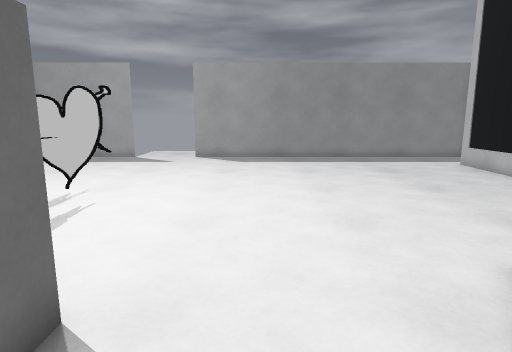
View 1 (above)

17 first-person views from a walk through a level from a Godot 3-D game. The camera is 1.3 m above the floor, tilts 10° down and sees 75° across. The floor is counted in squares, 0.5 m on a side. Each view is taken from the middle of a square. On the plan, view 1 faces up. The plan holds only what a view shows up to about 20 squares ahead; the rest is blank. Flat picture figures and markers are left out.

View 2
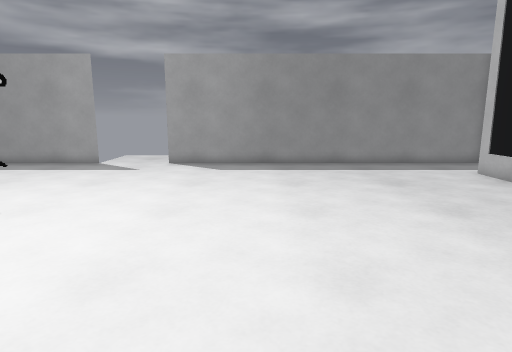

View 3
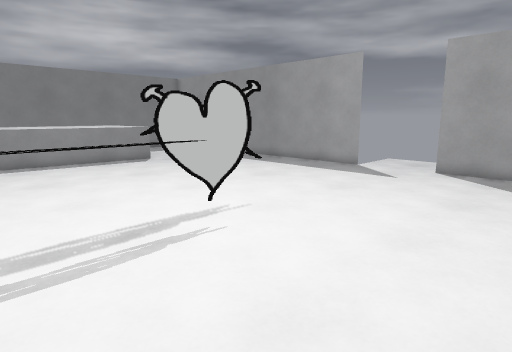

View 4
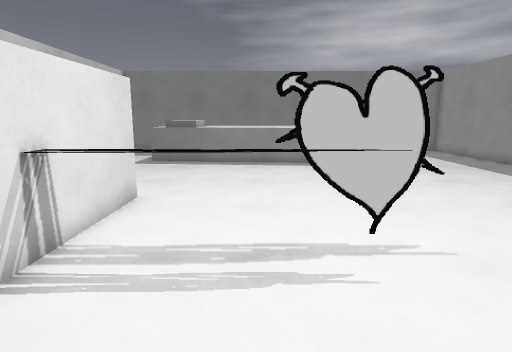

View 5
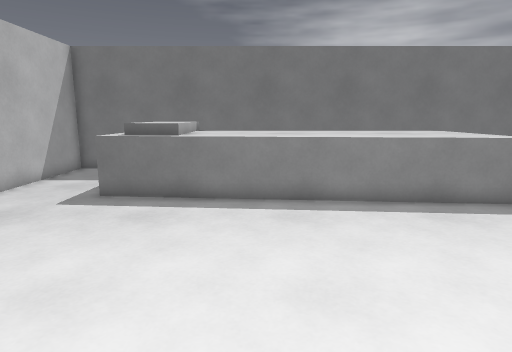

View 6
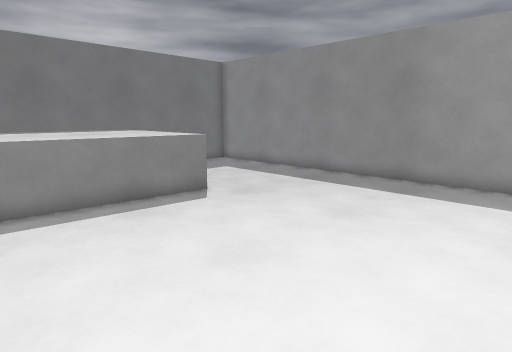

View 7
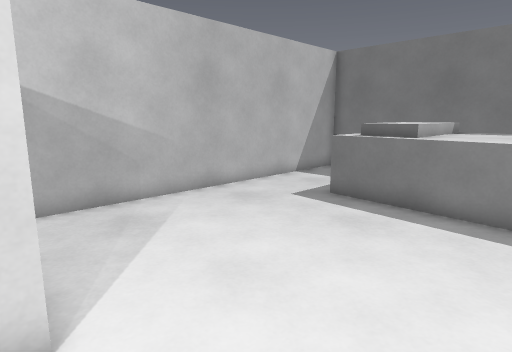

View 8
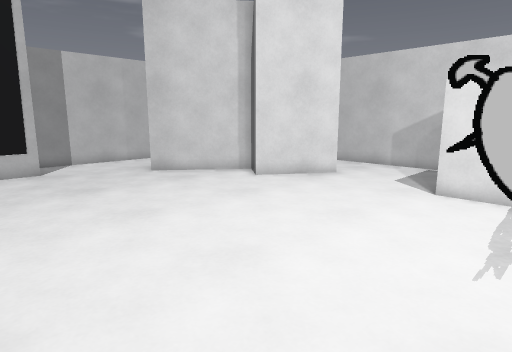

View 9
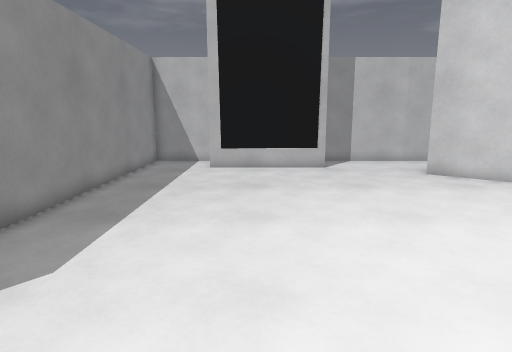

View 10
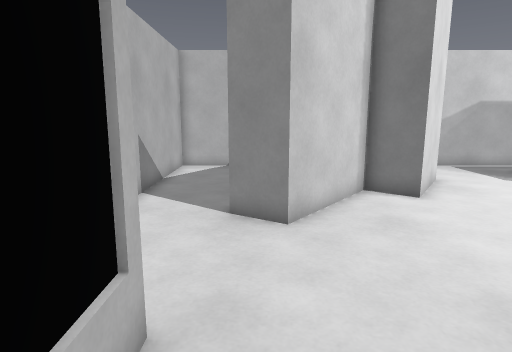

View 11
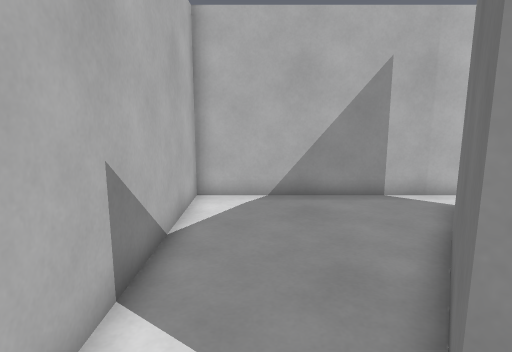

View 12
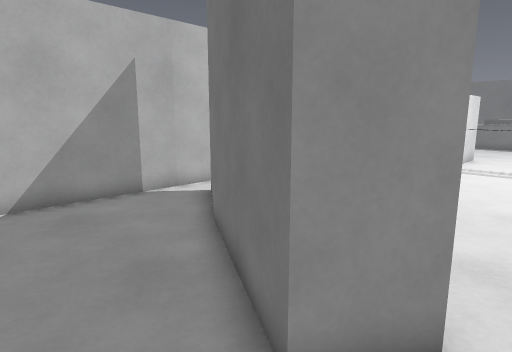

View 13
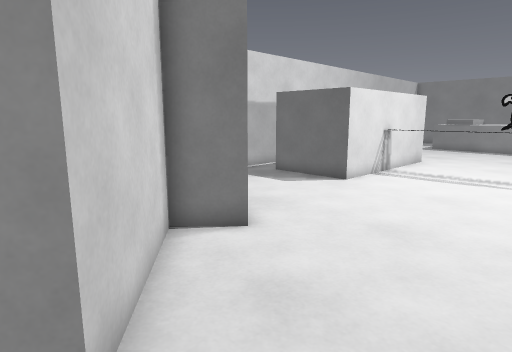

View 14
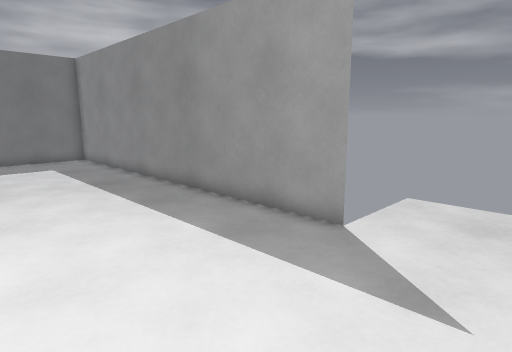

View 15
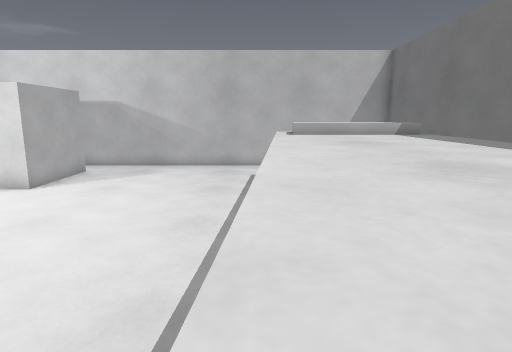

View 16
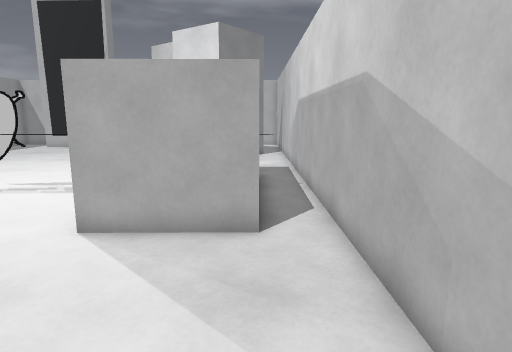

View 17
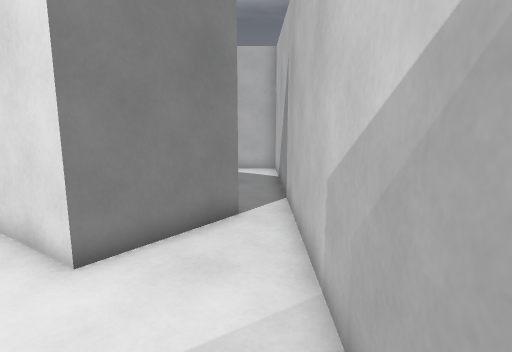

### Floor plan
Key: @ floor where view 1 was taken; # wall or solid block; . floor; ^ raised ledge; S shield.
Columns run from 26 left of view 1 to 14 right of it. Each row starts with its distance up from view 1.
 25                    ...
 24                    ...
 23                    ...
 22 ###################...###################
 21 #.......................................#
 20 #.......................................#
 19 #.......................................#
 18 #....................................##
 17 #   .................................##
 16 #     ...............................#
 15 #^^^^^^^.............................#
 14 #^^^^^^^.............................##
 13 #^^^^^^^.............................##
 12 #^^^^^^^................................#
 11 #^^^^^^^................................#
 10 #^^^^^^^............S...................#
  9 #^^^^^^^................................#
  8 #^^^^^^............................##...#
  7 #^^^^^^...........................###...#
  6 #^^^^^^..........................####...#
  5 #^^^^^^.......................##.####...#
  4 #^^^^^^........#^^^^^^^^#....#######....#
  3 # ^^^^^........^       ^ ....#    #.....#
  2 #    ^^........^       ^.....#   ##.....#
  1 #   ...........^       ^.....#####......#
  0 # .............#^^^^^^^^..@....##.......#
 -1 #.......................................#
 -2 #########################################

Positions as (right, up) in squares from view 1, and headings:
1: (0, 0), facing up
2: (1, 3), facing up
3: (1, 5), facing up-left
4: (0, 8), facing left
5: (-9, 7), facing left
6: (-9, 8), facing up-left
7: (-10, 8), facing down-left
8: (-6, 16), facing down-right
9: (-6, 16), facing right
10: (10, 16), facing down
11: (12, 9), facing down
12: (13, 9), facing down-left
13: (10, 11), facing down-left
14: (-4, 15), facing up-left
15: (-19, 16), facing down
16: (-18, 0), facing right
17: (-3, -1), facing right
